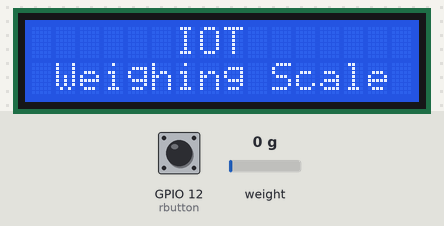
A sketch run on a simulated ESP32. Shown: 16×2 character LCD. The inputs (shaded band) are chosen by the test bench; at power-on: weight on the scale 0 g, GPIO 12 (rbutton) HIGH. WiFi joins after 1.5 s; servers stay silent unless stated; what the sketch prints to the serial monitor is not drawn.

Above: at 1.1 s.
At 29.0 s:
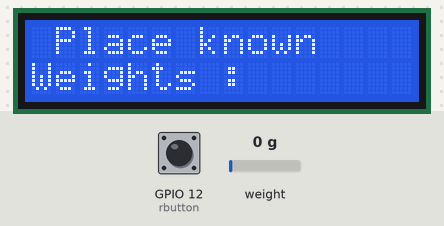
29.1 s: weight on the scale set to 100 g
At 39.5 s:
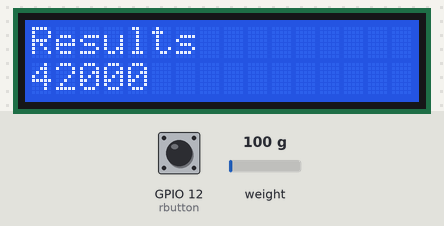
At 49.7 s:
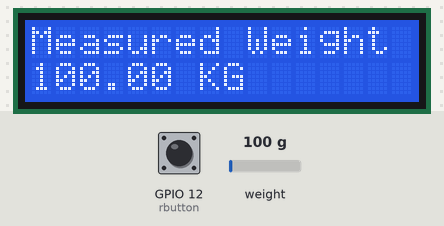
Timing chart, 0 to 51.2 s (numbered marks = the images above; inputs shaded):
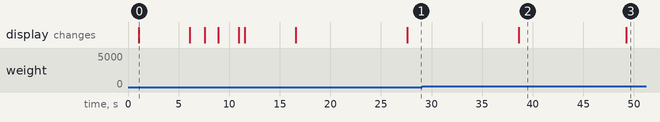

The sketch:

blynkwiiifimanager.ino
```cpp
#define BLYNK_TEMPLATE_ID "TMPL3V43SnUX7"
#define BLYNK_TEMPLATE_NAME "iotscale"
#define BLYNK_AUTH_TOKEN   "_i9_U173jz3pm6Rt5jWbya6sbSfS1bQo"
#define BLYNK_PRINT Serial
#include "HX711.h"
#include <HX711.h>
#include <Wire.h>
#include <LiquidCrystal_I2C.h>
LiquidCrystal_I2C lcd(0x27, 16, 2);
String sid; //from user
String pss;// all declared in setup()
float finalcalib; // gloabl for global calibration
int knownweight = 200 ; // supplied weight to be calibrated
HX711 scale;
uint8_t dataPin = 18;
uint8_t clockPin = 19;
int rbutton = 12; // this button will be used to reset the scale to 0.
float weight;
float calibration_factor = (2800.75/200); // for me this vlaue works just perfect 419640

#include <WiFi.h>
#include <BlynkSimpleEsp32.h>
#include <WiFiManager.h>
void setup()
{
  Serial.begin(115200);
    scale.begin(dataPin, clockPin);
  pinMode(rbutton, INPUT_PULLUP);
  scale.set_scale();
  scale.tare(); //Reset the scale to 0

  Wire.begin( ); // use default 22 ,21 for sclk amd sda in esp32
  lcd.begin();
  lcd.setCursor(6,0);
  lcd.print("IOT");
  lcd.setCursor(1,1);
  lcd.print("Weighing Scale");
  delay(5000);
  lcd.clear();
     WiFiManager wfm;

  wfm.setDebugOutput(false);

  wfm.resetSettings();

    WiFiManagerParameter sendapi_text_box("my_text", "Enter the BLYNK_TEMPLATE_ID ", "default", 50);
    WiFiManagerParameter boardapi_text_box("my_text", "Enter the BLYNK_TEMPLATE_NAME ", "default", 50);
  // Add custom parameter
  wfm.addParameter(&sendapi_text_box);
  wfm.addParameter(&boardapi_text_box);

  if (!wfm.autoConnect("IOT-WEIGHING_SCALE", "iotscale")) {
    // Did not connect, print error message
    Serial.println("failed to connect and hit timeout");

    // Reset and try again
    ESP.restart();
    delay(1000);
  }

  lcd.print("Connecting Wifi");

    sid = WiFi.SSID();
    pss = WiFi.psk();
     const char *ssid=(char*)sid.c_str();
     const char *pass=(char*)pss.c_str();
     const char *key = (char*)sendapi_text_box.getValue();
     const char *board_key = (char*)boardapi_text_box.getValue();

    Blynk.begin(BLYNK_AUTH_TOKEN, ssid, pass);
  {
  delay(1000);
  Serial.print(".");
  lcd.clear();
  }
  Serial.println("");
  Serial.println("WiFi connected");
  lcd.clear();
  lcd.print("WiFi connected");

  delay(2000);
    lcd.clear();
}

void loop()

{

  Blynk.run();

  measureweight();
  reading();
  Serial.print(digitalRead(rbutton));
  if ( digitalRead(rbutton) == HIGH)
{
  scale.set_scale();
   calibration();
   // tare(); //Reset the scale to 0
}

}

 void tare()
{
scale.tare();
    lcd.clear();
  lcd.setCursor(0, 0);
  lcd.print(" Tare Done: ");
    Serial.println("Tare done...");
    lcd.clear();
    delay(5000);
}
void calibration () // calibration test
{
Serial.print(" Enter the Known weight ");
int knownweight = 200;
long reading;
if (scale.is_ready()) {
    scale.set_scale();
    lcd.clear();
  lcd.setCursor(0, 0);
  lcd.print("remove weights  ");
    Serial.println("Tare... remove any weights from the scale.");
    delay(10000);
    scale.tare();
    lcd.clear();
  lcd.setCursor(0, 0);
  lcd.print(" Tare Done: ");
    Serial.println("Tare done...");
    lcd.clear();
  lcd.setCursor(0, 0);
  lcd.print(" Place known ");
  lcd.setCursor(0,1);
  lcd.print("Weights : ");
    Serial.print("Place a known weight on the scale...");
    delay(10000);
    reading = scale.get_units(10);
    lcd.clear();
  lcd.setCursor(0, 0);


  lcd.print("Results");
   lcd.setCursor(0, 1);
   lcd.print(reading);

    Serial.print("Result: ");
    Serial.println(reading);
    delay(9000);
        finalcalib = reading/knownweight;
        calibration_factor=finalcalib;   // pointer to calibration_factor
  }
  else {
    lcd.clear();
  lcd.setCursor(0, 0);


  lcd.print("HX711 not found");
    Serial.println("HX711 not found.");
  }
  delay(1000);
}


void measureweight() {
  scale.set_scale(calibration_factor);  //Adjust to this calibration factor
  Serial.print("Reading: ");
  weight = scale.get_units(5);
  if (weight < 0) {
    weight = 0.00;
  }
  //Serial.print(scale.get_units(), 2);
  // Serial.print(" lbs"); //Change this to kg and re-adjust the calibration factor if you follow SI units like a sane person
  Serial.print("Kilogram:");
  Serial.print(weight);
  Serial.print(" Kg");
  Serial.print(" calibration_factor: ");
  Serial.print(calibration_factor);
  Serial.println();
  Blynk.virtualWrite(V0, weight);
  Blynk.virtualWrite(V1, weight);
  // Delay before repeating measurement
  delay(100);
}
void reading() {

  lcd.setCursor(0, 0);
  lcd.print("Measured Weight");
  lcd.setCursor(0, 1);
  lcd.print(weight);
  lcd.print(" KG  ");
  delay(5000);
  lcd.clear();
}
```

Measured:
- what the display in image 0 shows lasts 5.0 s, from 1.1 s to 6.1 s
- what the display in image 2 shows lasts 10.7 s, from 38.6 s to 49.3 s
